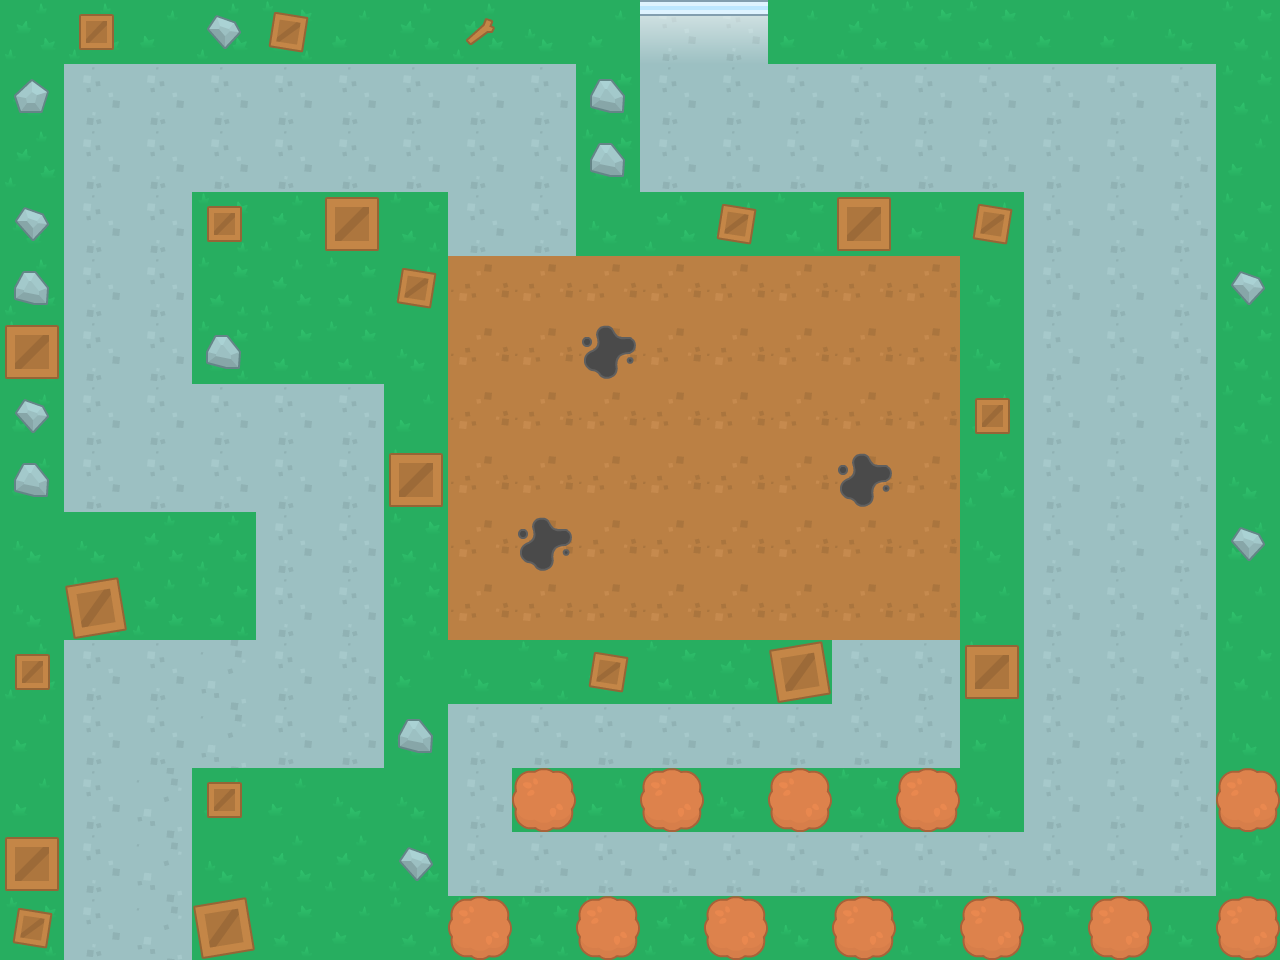

A level layout from a 2D game, rendered from its tile map. Below: a short description, then the map file with tile-grid data replaced by summaries:
An orthogonal 20x15 tile map with 64x64 px tiles, 2 tile layers (ground, obstacle) and 129 objects (122x Wall, 4x Enemy, Player, MovingEnemy, ShootingEnemy).

<map version="1.5" tiledversion="1.7.2" orientation="orthogonal" renderorder="right-down" width="20" height="15" tilewidth="64" tileheight="64" infinite="0" nextlayerid="5" nextobjectid="195">
 <tileset firstgid="1" source="../img/map.tsx" />
 <layer id="1" name="ground" width="20" height="15">
  <data>[300 cells, 300 non-empty, 6 distinct tile ids]</data>
 </layer>
 <layer id="2" name="obstacle" width="20" height="15">
  <data>[300 cells, 63 non-empty, 13 distinct tile ids]</data>
 </layer>
 <objectgroup id="4" name="Object">
  <object id="32" name="Wall" x="0" y="0" width="64" height="64" />
  <object id="33" name="Wall" x="64" y="0" width="64" height="64" />
  <object id="34" name="Wall" x="128" y="0" width="64" height="64" />
  <object id="40" name="Wall" x="192" y="0" width="64" height="64" />
  <object id="41" name="Wall" x="256" y="0" width="64" height="64" />
  <object id="42" name="Wall" x="0" y="64" width="64" height="64" />
  <object id="43" name="Wall" x="0" y="128" width="64" height="64" />
  <object id="44" name="Wall" x="0" y="192" width="64" height="64" />
  <object id="45" name="Wall" x="0" y="256" width="64" height="64" />
  <object id="46" name="Wall" x="0" y="320" width="64" height="64" />
  <object id="47" name="Wall" x="0" y="384" width="64" height="64" />
  <object id="48" name="Wall" x="0" y="448" width="64" height="64" />
  <object id="57" name="Wall" x="0" y="512" width="64" height="64" />
  <object id="58" name="Wall" x="0" y="576" width="64" height="64" />
  <object id="59" name="Wall" x="0" y="640" width="64" height="64" />
  <object id="60" name="Wall" x="0" y="704" width="64" height="64" />
  <object id="61" name="Wall" x="0" y="768" width="64" height="64" />
  <object id="62" name="Wall" x="0" y="832" width="64" height="64" />
  <object id="63" name="Wall" x="0" y="896" width="64" height="64" />
  <object id="65" name="Wall" x="64" y="512" width="64" height="64" />
  <object id="66" name="Wall" x="64" y="576" width="64" height="64" />
  <object id="67" name="Wall" x="128" y="512" width="64" height="64" />
  <object id="68" name="Wall" x="128" y="576" width="64" height="64" />
  <object id="69" name="Wall" x="192" y="512" width="64" height="64" />
  <object id="70" name="Wall" x="192" y="576" width="64" height="64" />
  <object id="71" name="Wall" x="192" y="192" width="64" height="64" />
  <object id="72" name="Wall" x="192" y="256" width="64" height="64" />
  <object id="73" name="Wall" x="192" y="320" width="64" height="64" />
  <object id="76" name="Wall" x="256" y="192" width="64" height="64" />
  <object id="77" name="Wall" x="320" y="192" width="64" height="64" />
  <object id="78" name="Wall" x="384" y="192" width="64" height="64" />
  <object id="79" name="Wall" x="256" y="320" width="64" height="64" />
  <object id="80" name="Wall" x="320" y="320" width="64" height="64" />
  <object id="81" name="Wall" x="384" y="320" width="64" height="64" />
  <object id="82" name="Wall" x="384" y="256" width="64" height="64" />
  <object id="83" name="Wall" x="384" y="384" width="64" height="64" />
  <object id="84" name="Wall" x="384" y="448" width="64" height="64" />
  <object id="85" name="Wall" x="384" y="512" width="64" height="64" />
  <object id="86" name="Wall" x="384" y="576" width="64" height="64" />
  <object id="87" name="Wall" x="384" y="640" width="64" height="64" />
  <object id="88" name="Wall" x="384" y="704" width="64" height="64" />
  <object id="89" name="Wall" x="384" y="768" width="64" height="64" />
  <object id="90" name="Wall" x="384" y="832" width="64" height="64" />
  <object id="92" name="Wall" x="192" y="768" width="64" height="64" />
  <object id="93" name="Wall" x="256" y="768" width="64" height="64" />
  <object id="94" name="Wall" x="320" y="768" width="64" height="64" />
  <object id="95" name="Wall" x="192" y="832" width="64" height="64" />
  <object id="96" name="Wall" x="192" y="896" width="64" height="64" />
  <object id="97" name="Wall" x="320" y="0" width="64" height="64" />
  <object id="98" name="Wall" x="384" y="0" width="64" height="64" />
  <object id="99" name="Wall" x="448" y="0" width="64" height="64" />
  <object id="100" name="Wall" x="512" y="0" width="64" height="64" />
  <object id="101" name="Wall" x="576" y="0" width="64" height="64" />
  <object id="102" name="Wall" x="768" y="0" width="64" height="64" />
  <object id="103" name="Wall" x="832" y="0" width="64" height="64" />
  <object id="104" name="Wall" x="896" y="0" width="64" height="64" />
  <object id="105" name="Wall" x="960" y="0" width="64" height="64" />
  <object id="106" name="Wall" x="1024" y="0" width="64" height="64" />
  <object id="112" name="Wall" x="448" y="896" width="64" height="64" />
  <object id="113" name="Wall" x="512" y="896" width="64" height="64" />
  <object id="114" name="Wall" x="576" y="896" width="64" height="64" />
  <object id="115" name="Wall" x="640" y="896" width="64" height="64" />
  <object id="116" name="Wall" x="704" y="896" width="64" height="64" />
  <object id="117" name="Wall" x="768" y="896" width="64" height="64" />
  <object id="118" name="Wall" x="832" y="896" width="64" height="64" />
  <object id="119" name="Wall" x="896" y="896" width="64" height="64" />
  <object id="120" name="Wall" x="960" y="896" width="64" height="64" />
  <object id="121" name="Wall" x="1024" y="896" width="64" height="64" />
  <object id="122" name="Wall" x="1088" y="0" width="64" height="64" />
  <object id="123" name="Wall" x="1152" y="0" width="64" height="64" />
  <object id="124" name="Wall" x="1216" y="0" width="64" height="64" />
  <object id="125" name="Wall" x="1088" y="896" width="64" height="64" />
  <object id="126" name="Wall" x="1152" y="896" width="64" height="64" />
  <object id="127" name="Wall" x="1216" y="896" width="64" height="64" />
  <object id="128" name="Wall" x="512" y="768" width="64" height="64" />
  <object id="129" name="Wall" x="576" y="768" width="64" height="64" />
  <object id="130" name="Wall" x="640" y="768" width="64" height="64" />
  <object id="131" name="Wall" x="704" y="768" width="64" height="64" />
  <object id="132" name="Wall" x="768" y="768" width="64" height="64" />
  <object id="133" name="Wall" x="832" y="768" width="64" height="64" />
  <object id="134" name="Wall" x="896" y="768" width="64" height="64" />
  <object id="135" name="Wall" x="960" y="768" width="64" height="64" />
  <object id="144" name="Wall" x="448" y="640" width="64" height="64" />
  <object id="145" name="Wall" x="512" y="640" width="64" height="64" />
  <object id="146" name="Wall" x="576" y="640" width="64" height="64" />
  <object id="147" name="Wall" x="640" y="640" width="64" height="64" />
  <object id="148" name="Wall" x="704" y="640" width="64" height="64" />
  <object id="149" name="Wall" x="768" y="640" width="64" height="64" />
  <object id="152" name="Wall" x="960" y="192" width="64" height="64" />
  <object id="153" name="Wall" x="960" y="320" width="64" height="64" />
  <object id="154" name="Wall" x="960" y="256" width="64" height="64" />
  <object id="155" name="Wall" x="960" y="384" width="64" height="64" />
  <object id="156" name="Wall" x="960" y="448" width="64" height="64" />
  <object id="157" name="Wall" x="960" y="512" width="64" height="64" />
  <object id="158" name="Wall" x="960" y="576" width="64" height="64" />
  <object id="159" name="Wall" x="960" y="640" width="64" height="64" />
  <object id="160" name="Wall" x="960" y="704" width="64" height="64" />
  <object id="161" name="Wall" x="576" y="192" width="64" height="64" />
  <object id="162" name="Wall" x="640" y="192" width="64" height="64" />
  <object id="163" name="Wall" x="704" y="192" width="64" height="64" />
  <object id="164" name="Wall" x="768" y="192" width="64" height="64" />
  <object id="165" name="Wall" x="832" y="192" width="64" height="64" />
  </objectgroup>
</map>
<!-- 27 of 129 objects omitted -->
